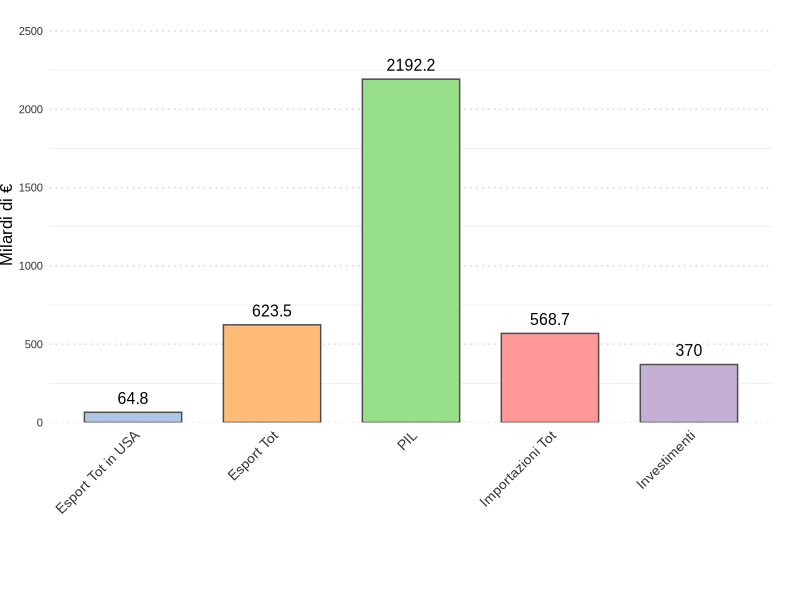
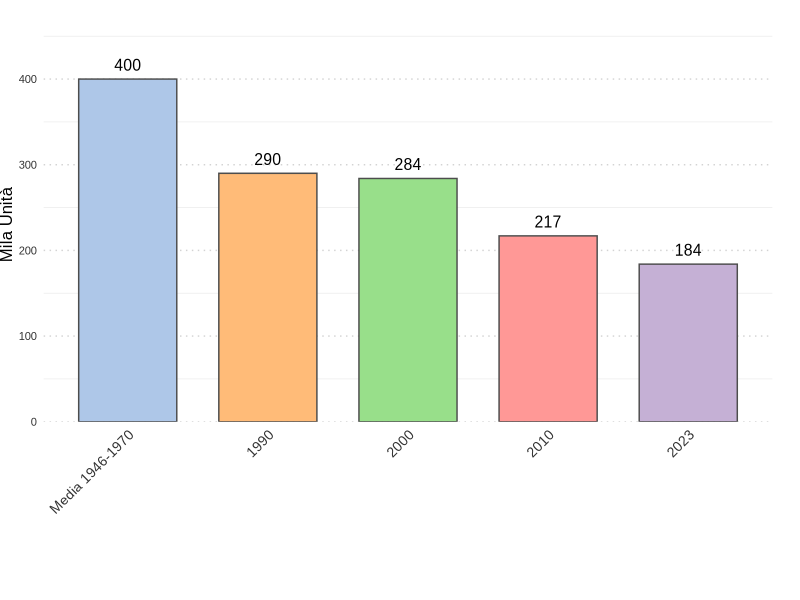

Source code (R) for these figures, in order:
## ---- chunk 1

library(ggplot2)
library(tibble)

dataset <- tribble(
  ~Categoria,           ~Valore,
  "Esport Tot in USA",  64.8,
  "Esport Tot",         623.5,
  "PIL",                2192.2,
  "Importazioni Tot",   568.7 ,
  "Investimenti",       370
)

colori_pastello <- c("#AEC7E8", "#FFBB78", "#98DF8A", "#FF9896", "#C5B0D5")

# Ordina per categoria (come in plotly)
dataset$Categoria <- factor(dataset$Categoria, levels = dataset$Categoria)

# Grafico statico
ggplot(dataset, aes(x = Categoria, y = Valore, fill = Categoria)) +
  geom_col(color = "grey30", width = 0.7, show.legend = FALSE) +
  geom_text(
    aes(label = Valore),
    vjust = -0.7,
    size = 4,
    family = "Arial"
  ) +
  scale_fill_manual(values = colori_pastello) +
  scale_y_continuous(
    limits = c(0, max(dataset$Valore) * 1.15),
    expand = c(0, 0),
    name = "Milardi di €"
  ) +
  labs(x = NULL) +
  theme_minimal(base_family = "Arial") +
  theme(
    plot.background = element_rect(fill = "white", color = NA),
    panel.grid.major.x = element_blank(),
    panel.grid.major.y = element_line(color = "lightgrey", linetype = "dotted"),
    axis.text.x = element_text(angle = 45, hjust = 1, size = 10, color = "grey20"),
    axis.text.y = element_text(size = 8, color = "grey20"),
    axis.title.y = element_text(size = 12, color = "black", face = "plain"),
    plot.margin = margin(t = 20, r = 20, b = 60, l = 0)
  )
## ---- chunk 2

library(ggplot2)
library(tibble)

dataset <- tribble(
  ~Categoria,           ~Valore,
  "Media 1946-1970",  400,
  "1990",             290,
  "2000",             284,
  "2010",             217,
  "2023",             184
)

colori_pastello <- c("#AEC7E8", "#FFBB78", "#98DF8A", "#FF9896", "#C5B0D5")

# Ordina per categoria (come in plotly)
dataset$Categoria <- factor(dataset$Categoria, levels = dataset$Categoria)

# Grafico statico
ggplot(dataset, aes(x = Categoria, y = Valore, fill = Categoria)) +
  geom_col(color = "grey30", width = 0.7, show.legend = FALSE) +
  geom_text(
    aes(label = Valore),
    vjust = -0.7,
    size = 4,
    family = "Arial"
  ) +
  scale_fill_manual(values = colori_pastello) +
  scale_y_continuous(
    limits = c(0, max(dataset$Valore) * 1.15),
    expand = c(0, 0),
    name = "Mila Unità"
  ) +
  labs(x = NULL) +
  theme_minimal(base_family = "Arial") +
  theme(
    plot.background = element_rect(fill = "white", color = NA),
    panel.grid.major.x = element_blank(),
    panel.grid.major.y = element_line(color = "lightgrey", linetype = "dotted"),
    axis.text.x = element_text(angle = 45, hjust = 1, size = 10, color = "grey20"),
    axis.text.y = element_text(size = 8, color = "grey20"),
    axis.title.y = element_text(size = 12, color = "black", face = "plain"),
    plot.margin = margin(t = 20, r = 20, b = 60, l = 0)
  )
